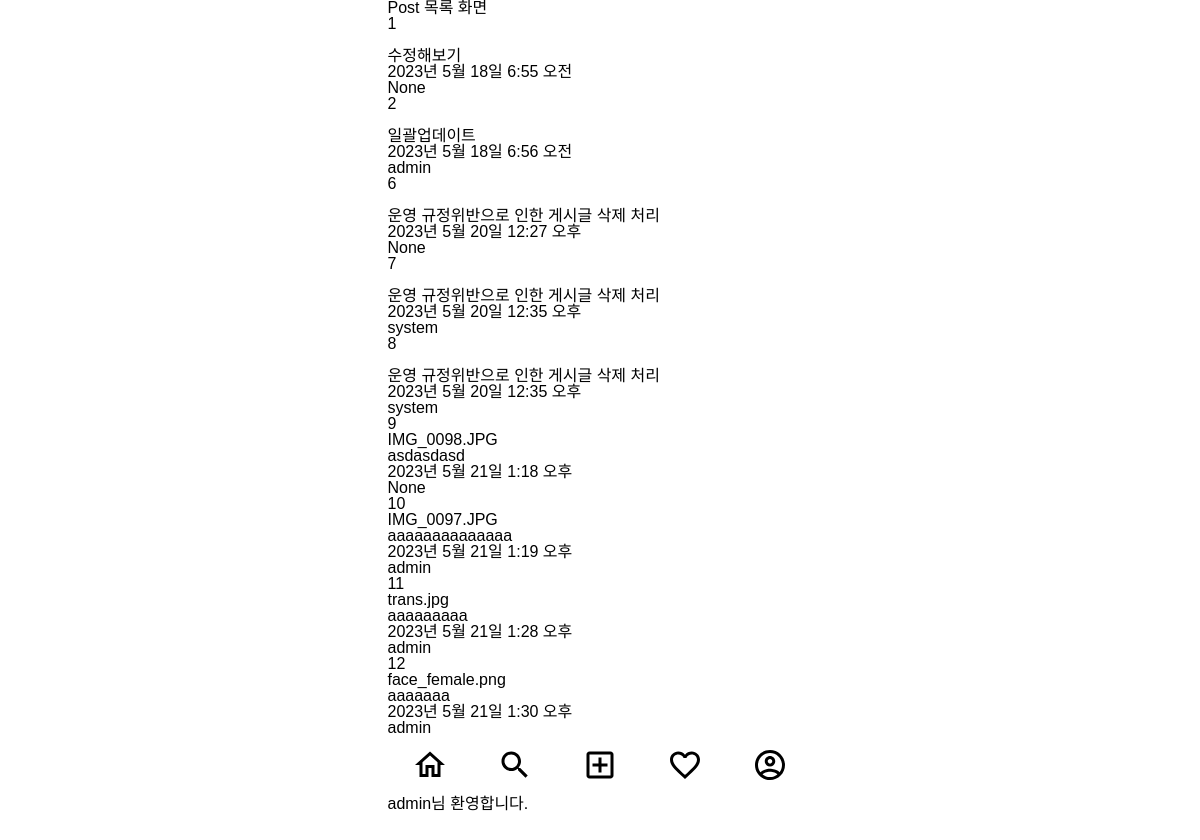
The page /posts/ (signed in) on the database its author committed.
### posts/models.py (models this page shows)
class Post(models.Model):
    image= models.ImageField(verbose_name='이미지',null=True,blank=True)
    content=models.TextField(verbose_name='내용')
    created_at=models.DateTimeField(verbose_name='작성일',auto_now_add=True)
    view_count=models.IntegerField(verbose_name='조회수',default=0)
    writer=models.ForeignKey(to=User, on_delete=models.CASCADE ,null=True, blank=True)

### posts/views.py (the view)
# urls.py: path('', post_list_view, name='post-list'),
def post_list_view(request):
    post_list= Post.objects.all()  #post의 전체 데이터 조회
    context={
        'post_list':post_list,
    }
    return render(request, 'posts/post_list.html',context)

### templates/posts/post_list.html (shortened to what this page needs)
{% extends 'base.html' %}
{% block content %}
<h1>Post 목록 화면</h1>
{% for post in post_list %}
    <div>
        {{post.id}}<br/>
        {{post.image}}<br/>
        {{post.content}}<br/>
        {{post.created_at}}<br/>
        {{post.writer}}<br/>
    </div>
{% endfor %}
{% endblock %}

### templates/base.html (shortened to what this page needs)
{% load static %}
<!DOCTYPE html>
<html lang="ko">
<head>
    <link rel="stylesheet" href="{% static 'css/reset.css' %}">
    <link rel="stylesheet" href="{% static 'css/index.css' %}">
</head>
<body class="container">
    <div>
        {% block content %}
        {% endblock %}
    </div>
    <div>
        <nav>
            <ul class="bottom-menu-group">
                <li>
                    <img src="{% static 'icons/home_outlined_black_36dp.svg' %}" alt="홈">
                </li>
                <li>
                    <img src="{% static 'icons/search_outlined_black_36dp.svg' %}" alt="검색"/>
                </li>
                <li>
                    <a href="{% url 'posts:post-create' %}">
                        <img src="{% static 'icons/add_box_outlined_black_36dp.svg' %}" alt="글쓰기"/>
                    </a>
                </li>
                <li>
                    <img src="{% static 'icons/favorite_outlined_black_36dp.svg' %}" alt="좋아요"/>
                </li>
                <li>
                    <img src="{% static 'icons/account_circle_outlined_black_36dp.svg' %}" alt="프로필"/>
                </li>
            </ul>
        </nav>
    </div>
    {% if request.user.is_authenticated %}
        <div>
            {{ user.username }}님 환영합니다.
        </div>
    {% endif %}
</body>
</html>

### static/css/index.css (style rules this page uses)
.container { display: flex; flex-direction: column; max-width: 425px; }
body { font-family: 'Noto Sans KR', sans-serif; margin: 0 auto 60px auto; }
.bottom-menu-group { display: flex; height: 60px; align-items: center; justify-content: space-around; background-color: #FFFFFF; }

### rows shown on the page
Post: id "1", content "수정해보기", created_at "2023년 5월 18일 6:55 오전", writer "None"
Post: id "2", content "일괄업데이트", created_at "2023년 5월 18일 6:56 오전", writer "admin"
Post: id "6", content "운영 규정위반으로 인한 게시글 삭제 처리", created_at "2023년 5월 20일 12:27 오후", writer "None"
Post: id "7", content "운영 규정위반으로 인한 게시글 삭제 처리", created_at "2023년 5월 20일 12:35 오후", writer "system"
Post: id "8", content "운영 규정위반으로 인한 게시글 삭제 처리", created_at "2023년 5월 20일 12:35 오후", writer "system"
Post: id "9", image "IMG_0098.JPG", content "asdasdasd", created_at "2023년 5월 21일 1:18 오후", writer "None"
Post: id "10", image "IMG_0097.JPG", content "aaaaaaaaaaaaaa", created_at "2023년 5월 21일 1:19 오후", writer "admin"
Post: id "11", image "trans.jpg", content "aaaaaaaaa", created_at "2023년 5월 21일 1:28 오후", writer "admin"
Post: id "12", image "face_female.png", content "aaaaaaa", created_at "2023년 5월 21일 1:30 오후", writer "admin"

### other values the page prints
{{ user.username }} "admin"
